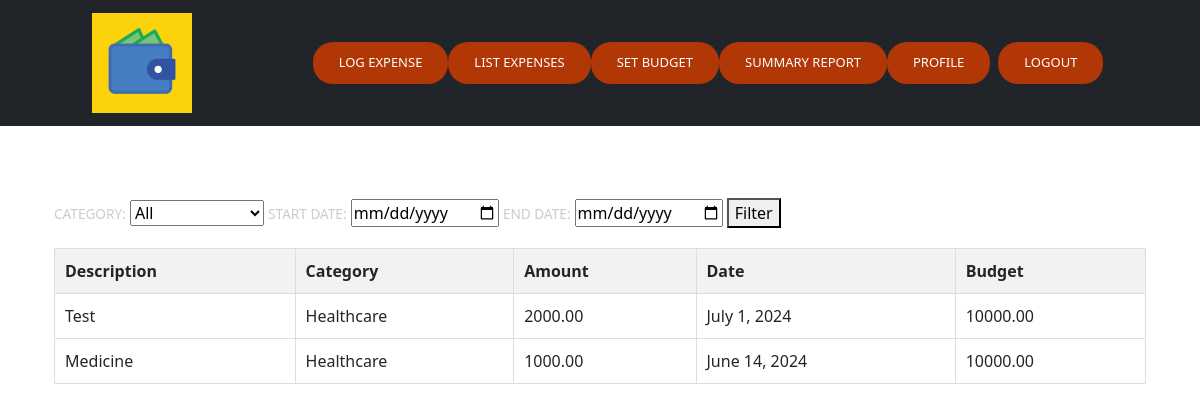
Screenshot of /list-expenses/ (signed in) with the database file from the repository.
### tracker/models.py (models this page shows, shortened)
class Expense(models.Model):
    user = models.ForeignKey(User, on_delete=models.CASCADE, default=None)
    category = models.ForeignKey(Category, on_delete=models.CASCADE)
    description = models.CharField(max_length=200, default='')
    amount = models.DecimalField(max_digits=10, decimal_places=2)
    date = models.DateField()
    alert_sent = models.BooleanField(default=False)

class Category(models.Model):
    name = models.CharField(max_length=100)

class Budget(models.Model):
    category = models.OneToOneField(Category, on_delete=models.CASCADE)
    amount = models.DecimalField(max_digits=10, decimal_places=2)
    user = models.ForeignKey(User, on_delete=models.CASCADE, default=None)

### tracker/views.py (the view, shortened to what this page needs)
# urls.py: path('list-expenses/', views.list_expenses, name='list_expenses'),
@login_required
def list_expenses(request):
    expenses = Expense.objects.filter(user=request.user)
    categories = Category.objects.all()
    for category in categories:
        try:
            budget = Budget.objects.get(category=category, user=request.user).amount
            total_expenses = Expense.objects.filter(category=category, user=request.user).aggregate(Sum('amount'))['amount__sum'] or 0
            if total_expenses > budget:
                messages.warning(request, f'You have exceeded your budget for {category.name}.')
        except Budget.DoesNotExist:
            pass
    context = {
        'expenses': expenses,
        'categories': categories,
    }
    return render(request, 'tracker/list_expenses.html', context)

### tracker/templates/tracker/list_expenses.html (shortened to what this page needs)
{% extends 'users/base.html' %}
{% block content %}
<div class="container">
    <div class="row">
        <div class="col">
            <h1>List Expenses</h1>
            <form method="post">
                <label for="category">Category:</label>
                <select name="category">
                    <option value="">All</option>
                </select>
                <label for="start_date">Start Date:</label>
                <input type="date" name="start_date">
                <label for="end_date">End Date:</label>
                <input type="date" name="end_date">
                <button type="submit">Filter</button>
            </form>
            <table style="width: 100%; border-collapse: collapse; margin-top: 20px; border: 1px solid #ddd;">
                <thead>
                    <tr style="background-color: #f2f2f2;">
                        <th style="padding: 10px; border: 1px solid #ddd;">Description</th>
                        <th style="padding: 10px; border: 1px solid #ddd;">Category</th>
                        <th style="padding: 10px; border: 1px solid #ddd;">Amount</th>
                        <th style="padding: 10px; border: 1px solid #ddd;">Date</th>
                        <th style="padding: 10px; border: 1px solid #ddd;">Budget</th>
                    </tr>
                </thead>
                <tbody>
                    {% for expense in expenses %}
                        <tr>
                            <td style="padding: 10px; border: 1px solid #ddd;">{{ expense.description }}</td>
                            <td style="padding: 10px; border: 1px solid #ddd;">{{ expense.category.name }}</td>
                            <td style="padding: 10px; border: 1px solid #ddd;">{{ expense.amount }}</td>
                            <td style="padding: 10px; border: 1px solid #ddd;">{{ expense.date }}</td>
                            <td style="padding: 10px; border: 1px solid #ddd;">
                                {% if expense.category.budget %}
                                    {{ expense.category.budget.amount }}
                                {% else %}
                                    Not set
                                {% endif %}
                            </td>
                        </tr>
                    {% endfor %}
                </tbody>
            </table>
        </div>
    </div>
</div>
{% endblock content %}

### users/static/users/main.css (style rules this page uses)
body { margin: 0; font: 600 16px/18px 'Open Sans', sans-serif; color: #1f35b2; background: white; }
h1, h2 { font-weight: 300; color: rgba(255, 255, 255, 1); }
label { font-size: 0.85rem; text-transform: uppercase; color: #ccc; }

### rows the page displays
Expense: description "Test", category.name "Healthcare", amount "2000.00", date "July 1, 2024", category.budget.amount "10000.00"
Expense: description "Medicine", category.name "Healthcare", amount "1000.00", date "June 14, 2024", category.budget.amount "10000.00"
